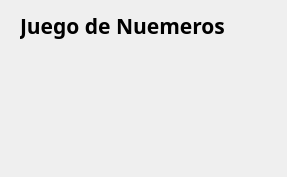
<?xml version="1.0" encoding="UTF-8"?>
<ui version="4.0">
 <class>ventanaNumerosJuego</class>
 <widget class="QWidget" name="ventanaNumerosJuego">
  <property name="geometry">
   <rect>
    <x>0</x>
    <y>0</y>
    <width>287</width>
    <height>177</height>
   </rect>
  </property>
  <property name="windowTitle">
   <string>Form</string>
  </property>
  <widget class="QLabel" name="label">
   <property name="geometry">
    <rect>
     <x>20</x>
     <y>10</y>
     <width>251</width>
     <height>31</height>
    </rect>
   </property>
   <property name="font">
    <font>
     <family>Copperplate Gothic Bold</family>
     <pointsize>16</pointsize>
     <weight>75</weight>
     <bold>true</bold>
    </font>
   </property>
   <property name="text">
    <string>Juego de Nuemeros</string>
   </property>
  </widget>
 </widget>
 <resources/>
 <connections/>
</ui>
